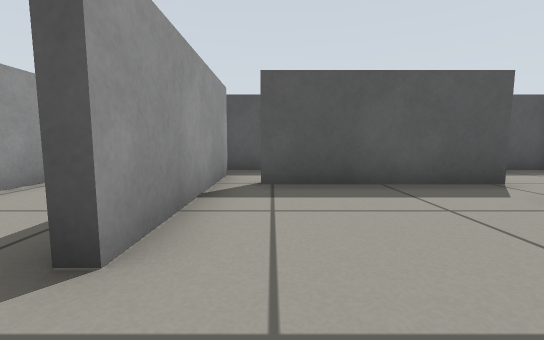
[1] (above)

12 first-person views from a walk through a Gazebo world. The camera is 0.39 m above the floor, tilts 6° down and sees 90° across. The floor is counted in squares, 0.5 m on a side. Each view is taken from the middle of a square. On the plan, view 1 faces up. The plan holds only what a view shows up to about 10 squares ahead; the rest is blank.

[2]
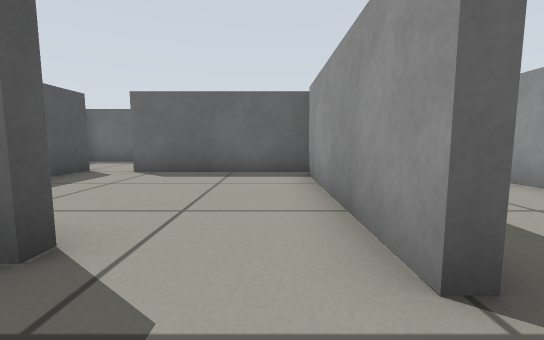

[3]
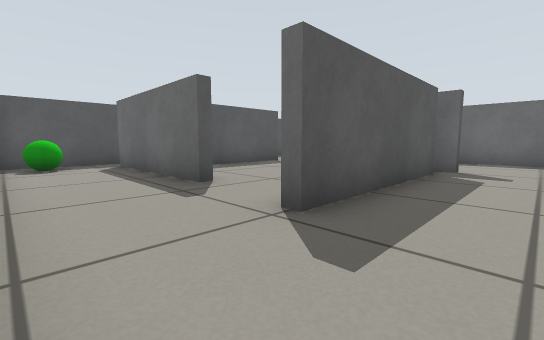

[4]
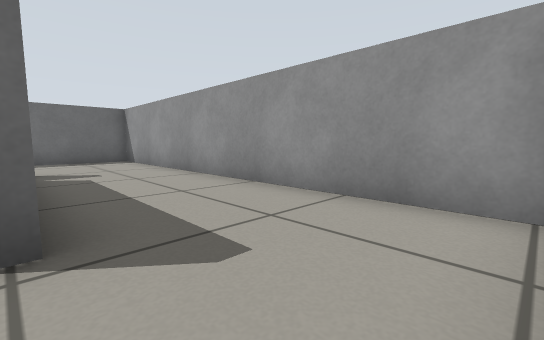

[5]
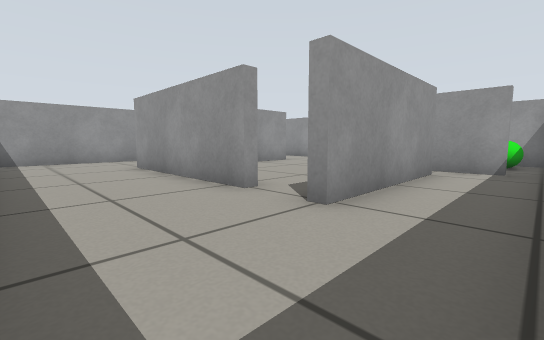

[6]
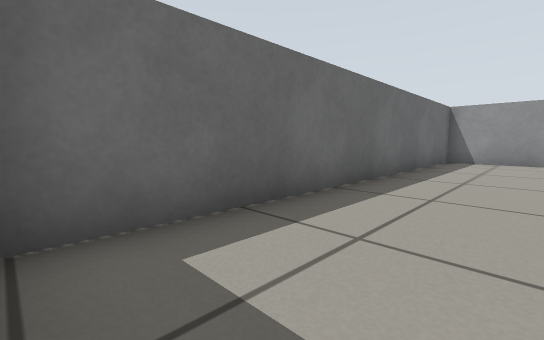

[7]
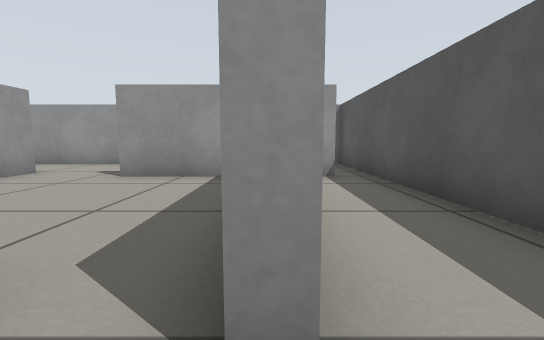

[8]
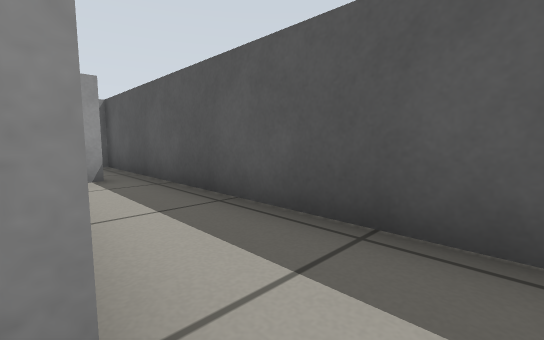

[9]
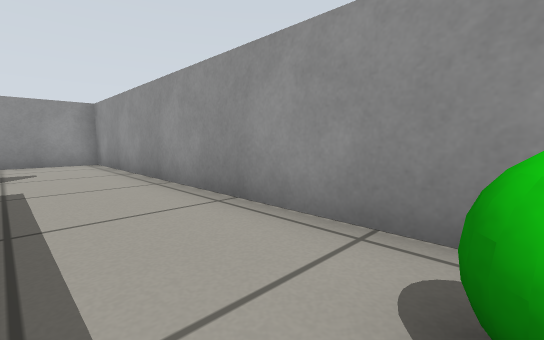

[10]
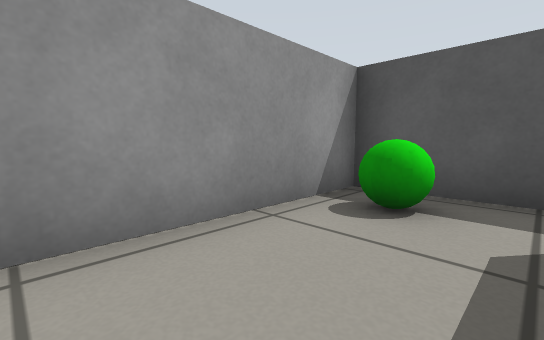

[11]
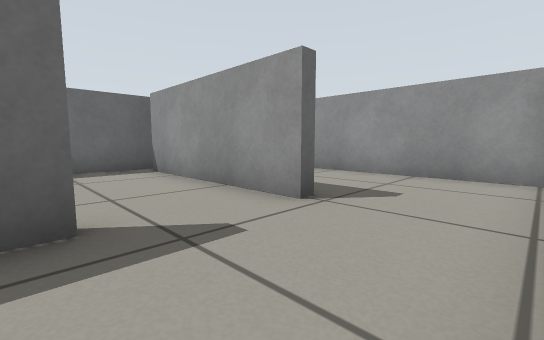

[12]
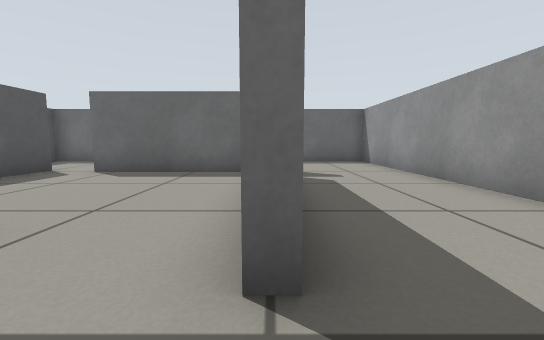

### Floor plan
Ten units are one square. View 1 is at (0, 0); x grows to the right and y downward. Boxes are objects, and circles mark ways between rooms. Rooms are numbered by the first view taken in them; rooms with no view inside come last. Other rooms are left out.
<svg viewBox="-48 -78 128 128">
<path fill="none" stroke="#000" d="M-5 9 34 9M-10 -50 -10 -15M42 -48 -2 -48M38 15 38 -35M-13 -15 -13 -65M-2 -52 42 -52 42 -48M34 12 -17 12 -17 9 -5 9M38 -35 42 -35 42 15 38 15M-10 -65 -10 -50M-43 45 75 45 75 -73 -43 -73 -43 45"/>
<rect x="-35" y="-65" width="10" height="10" fill="#bbb"><title>green ball</title></rect>
<circle cx="-10" cy="-5" r="3" fill="#2a7"/>
<circle cx="0" cy="-50" r="3" fill="#2a7"/>
<circle cx="30" cy="10" r="3" fill="#2a7"/>
<circle cx="40" cy="-40" r="3" fill="#2a7"/>
<text x="10" y="-20">1</text>
<text x="-10" y="-10">2</text>
</svg>
Room 1 opens to room 2.

Where each view was taken, in squares from view 1:
view 1: 0 up, 0 right, facing up
view 2: 0 up, 3 left, facing right
view 3: 3 down, 4 left, facing up-right
view 4: 1 down, 4 left, facing down-right
view 5: 7 up, 7 right, facing down-left
view 6: 7 up, 5 right, facing down-right
view 7: 5 up, 5 right, facing left
view 8: 5 up, 5 right, facing up-left
view 9: 6 up, 2 left, facing down-left
view 10: 3 up, 2 left, facing up-left
view 11: 2 up, 4 left, facing down-right
view 12: 1 down, 3 left, facing right
